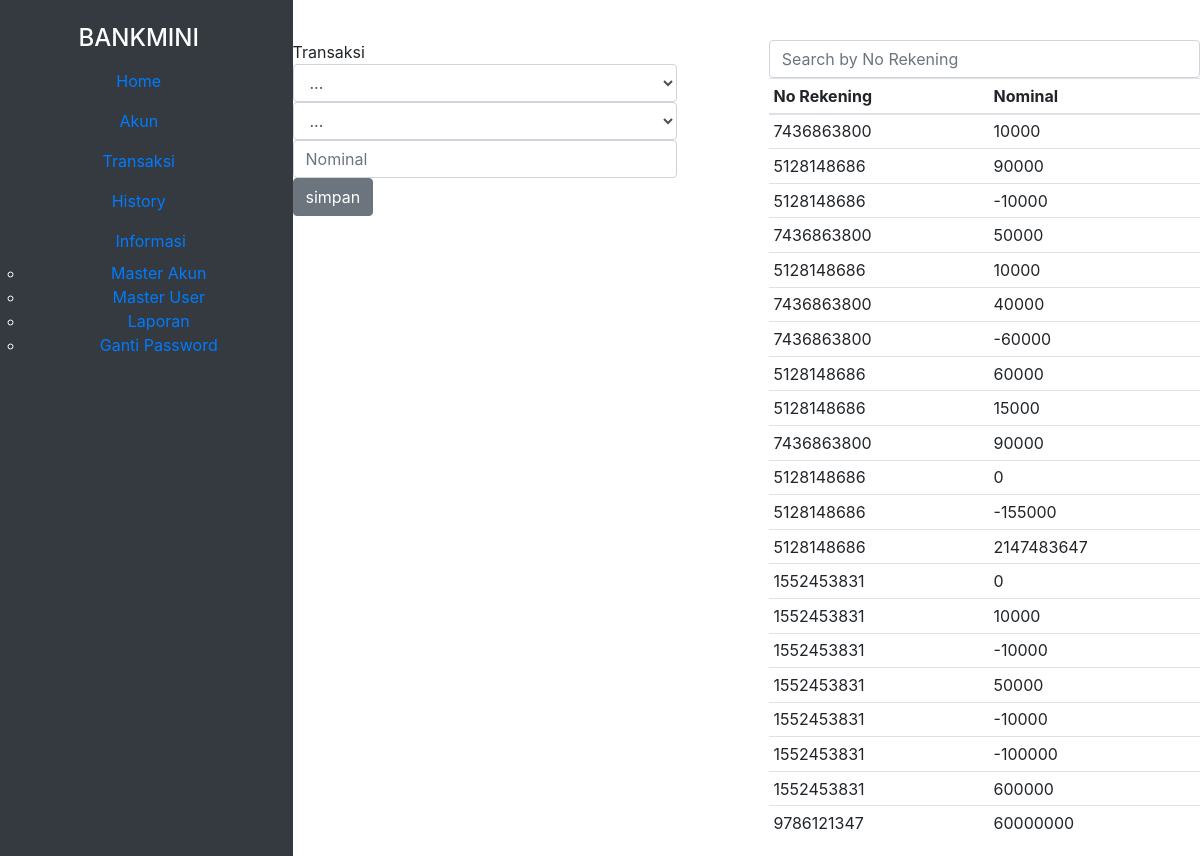
Page /index.php/dashboard/transaksi on the committed database.
### tables this page shows
CREATE TABLE `transaksi` (
  `id_transaksi` int(11) NOT NULL,
  `id_akun` char(10) NOT NULL,
  `transaksi` int(11) NOT NULL
);

### application/controllers/Dashboard.php (called while the page is built, shortened)
<?php
class dashboard extends CI_Controller {
    public function __construct(){
        $this->load->helper('url');
        $this->load->library('session');
        $this->load->model('mUser');
        $this->load->model('mTransaksi');
        $this->load->model('mAkun');
    }
    public function transaksi()
    {
        $data['allAkun'] = $this->mAkun->getAllAkun();
        $data['allTransaksi'] = $this->mTransaksi->getAllTransaksi();
        $this->load->view('transaksi',$data);
    }
}

### index.php (called while the page is built, shortened)
<?php
require_once BASEPATH.'core/CodeIgniter.php';

### application/models/mTransaksi.php (called while the page is built, shortened)
<?php
class mTransaksi extends CI_MODEL{
    public function getAllTransaksi(){
        $query = $this->db->get('transaksi');
        return $query->result();
    }
}
?>

### application/views/transaksi.php (the view, shortened to what this page needs)
<?php include "template/header.php" ?>
<div class="body-content">
    <div class="container">
        <div class="row">
            <div class="col-md-5 p-0 m-0">
                <div class="sub">
                    Transaksi
                </div>
                <?= form_open('dashboard/transaksiInsert') ?>
                    <div class="form-row ">
                        <div class="col-12">
                            <div>
                                <select class="form-control white" name="noreg" id="">
                                    <option value="">...</option>
                                </select>
                            </div>
                            <div>
                                <select class="form-control white" name="metode" id="">
                                <option value="">...</option>
                                </select>
                            </div>
                            <div>
                                <input class="form-control white" placeholder="Nominal" name="nominal">
                            </div>
                        </div>
                    </div>
                    <button type="submit" class="btn btn-secondary">simpan</button>
                </form>
            </div>
            <div class="col-md-1"></div>
            <div class="col-md-6">
                <div class="bgtable">
                    <form>
                        <input type="number" class="form-control" placeholder="Search by No Rekening">
                    </form>
                    <table class="table table-sm ">
                        <thead>
                            <tr>
                                <th scope="col">No Rekening</th>
                                <th scope="col">Nominal</th>
                            </tr>
                        </thead>
                        <tbody>
                        <?php foreach ($allTransaksi as $row) :?>
                            <tr>
                                <td><?= $row->id_akun ?></td>
                                <td><?= $row->transaksi ?></td>
                            </tr>
                        <?php endforeach ?>
                        </tbody>
                    </table>
                </div>
            </div>
        </div>
    </div>
</div>
<?php include "template/footer.php" ?>

### rows in the picture
transaksi: id_akun "7436863800", transaksi "10000"
transaksi: id_akun "5128148686", transaksi "90000"
transaksi: id_akun "5128148686", transaksi "-10000"
transaksi: id_akun "7436863800", transaksi "50000"
transaksi: id_akun "5128148686", transaksi "10000"
transaksi: id_akun "7436863800", transaksi "40000"
transaksi: id_akun "7436863800", transaksi "-60000"
transaksi: id_akun "5128148686", transaksi "60000"
transaksi: id_akun "5128148686", transaksi "15000"
transaksi: id_akun "7436863800", transaksi "90000"
transaksi: id_akun "5128148686", transaksi "0"
transaksi: id_akun "5128148686", transaksi "-155000"
transaksi: id_akun "5128148686", transaksi "2147483647"
transaksi: id_akun "1552453831", transaksi "0"
transaksi: id_akun "1552453831", transaksi "10000"
transaksi: id_akun "1552453831", transaksi "-10000"
transaksi: id_akun "1552453831", transaksi "50000"
transaksi: id_akun "1552453831", transaksi "-10000"
transaksi: id_akun "1552453831", transaksi "-100000"
transaksi: id_akun "1552453831", transaksi "600000"
transaksi: id_akun "9786121347", transaksi "60000000"
